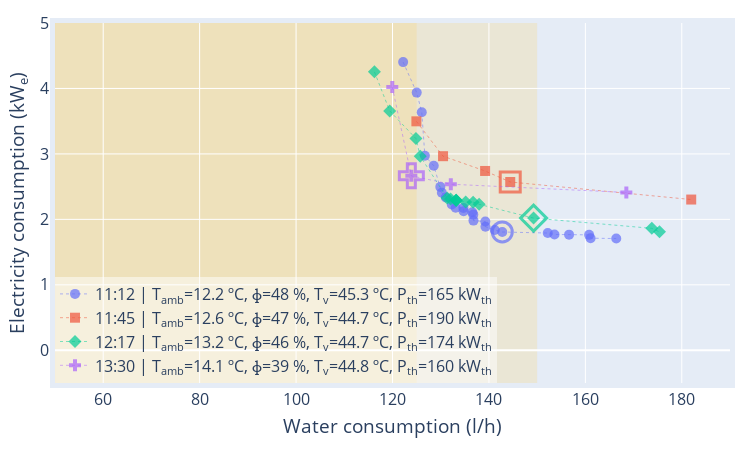

Write notebook code for a chart like this one.
### Markdown cell above
## Frente de pareto
Frentes de pareto acumulados hasta ahora para los distintos casos de estudio, punto seleccionado se muestra resaltado

### Code cell
%autoreload 2

from solhycool_visualizations.pareto import pareto_plot

fig = pareto_plot(opt_results, Cws_max=(125, 150), xlim=(50, 190), ylim=(-0.5, 5), full_legend=True)

fig.show(config=generate_plotly_config(fig))

### Figure 1 — Plotly figure (JSON) as saved in the notebook; plotly's stock layout.template omitted (floating-point values rounded to 4 significant figures)
{"data": [{"customdata": [[22.41, 11.79, 8.977, 34.23, 32.12], [21.58, 14.66, 11.45, 35.62, 31.98], [20.64, 12.15, 10.53, 35.2, 32.27], [18.48, 9.993, 8.826, 34.74, 31.9], [18.05, 10.07, 9.223, 35.1, 31.97], [18.21, 10.53, 9.549, 35.38, 31.97], [17.93, 10.22, 9.32, 35.38, 31.99], [17.67, 10.27, 9.321, 35.59, 32.01], [17.33, 9.828, 8.861, 35.54, 31.92], [17.17, 9.592, 8.724, 35.54, 31.92], [17.11, 9.87, 8.835, 35.78, 31.81], [16.92, 9.979, 9.117, 35.98, 31.93], [16.84, 10.06, 9.274, 36.15, 31.89], [16.74, 9.507, 8.401, 35.96, 31.85], [16.46, 8.847, 8.03, 35.68, 31.84], [16.41, 8.417, 7.555, 35.66, 31.85], [16.12, 8.201, 7.295, 35.66, 31.84], [15.91, 7.979, 7.232, 35.79, 31.87], [15.75, 8.15, 7.749, 36.06, 31.86], [15.5, 8.512, 7.815, 37.55, 32.26], [15.46, 7.759, 7.049, 37.15, 32.04], [15.43, 7.384, 7.112, 37.4, 32.47], [15.41, 6.823, 6.428, 37.46, 32.36], [15.18, 6.949, 6.689, 37.54, 32.16], [15.12, 6.556, 6.537, 37.88, 32.18]], "hovertemplate": "\n<b>Decision variables</b><br>\n    - q<sub>c</sub>: %{customdata[0]:.2f} m³/h<br>\n    - q<sub>dc</sub>: %{customdata[1]:.2f} m³/h<br>\n    - q<sub>vm</sub>: %{customdata[2]:.1f} m³/h<br>\n    - T<sub>dc,out</sub>: %{customdata[3]:.1f} ºC<br>\n    - T<sub>wct,out</sub>: %{customdata[4]:.1f} ºC<br>\nC<sub>e</sub>: %{y:.2f} kW<sub>e</sub>, C<sub>w</sub>: %{x:.2f} l/h<extra></extra>\n", "line": {"color": "#636EFA", "dash": "dot", "width": 0.5}, "marker": {"color": "#636EFA", "opacity": 0.7, "size": 10, "symbol": "circle"}, "mode": "lines+markers", "name": "11:12 | T<sub>amb</sub>=12.2 ºC, ɸ=48 %, T<sub>v</sub>=45.3 ºC, P<sub>th</sub>=165 kW<sub>th</sub>", "x": [122.2, 125.0, 126.1, 126.7, 128.6, 129.9, 130.2, 131.1, 132.3, 133.1, 134.7, 134.8, 136.6, 136.8, 136.8, 139.3, 139.3, 141.2, 142.8, 152.2, 153.6, 156.6, 160.8, 161.1, 166.4], "y": [4.403, 3.937, 3.637, 2.971, 2.819, 2.496, 2.405, 2.334, 2.227, 2.178, 2.174, 2.124, 2.109, 2.073, 1.981, 1.966, 1.888, 1.837, 1.807, 1.791, 1.769, 1.766, 1.763, 1.713, 1.707], "type": "scatter"}, {"marker": {"color": "#636EFA", "line": {"width": 3}, "opacity": 0.7, "size": 20, "symbol": 100}, "mode": "markers", "name": "11:12", "showlegend": false, "x": [142.8], "y": [1.807], "type": "scatter"}, {"customdata": [[19.6, 11.83, 9.118, 34.02, 31.44], [17.26, 9.435, 8.875, 34.03, 31.88], [17.47, 11.57, 10.21, 36.0, 31.83], [18.36, 11.36, 9.761, 35.68, 31.61], [17.33, 7.673, 5.62, 37.4, 31.55]], "hovertemplate": "\n<b>Decision variables</b><br>\n    - q<sub>c</sub>: %{customdata[0]:.2f} m³/h<br>\n    - q<sub>dc</sub>: %{customdata[1]:.2f} m³/h<br>\n    - q<sub>vm</sub>: %{customdata[2]:.1f} m³/h<br>\n    - T<sub>dc,out</sub>: %{customdata[3]:.1f} ºC<br>\n    - T<sub>wct,out</sub>: %{customdata[4]:.1f} ºC<br>\nC<sub>e</sub>: %{y:.2f} kW<sub>e</sub>, C<sub>w</sub>: %{x:.2f} l/h<extra></extra>\n", "line": {"color": "#EF553B", "dash": "dot", "width": 0.5}, "marker": {"color": "#EF553B", "opacity": 0.7, "size": 10, "symbol": "square"}, "mode": "lines+markers", "name": "11:45 | T<sub>amb</sub>=12.6 ºC, ɸ=47 %, T<sub>v</sub>=44.7 ºC, P<sub>th</sub>=190 kW<sub>th</sub>", "x": [125.0, 130.5, 139.2, 144.4, 182.0], "y": [3.498, 2.965, 2.74, 2.571, 2.303], "type": "scatter"}, {"marker": {"color": "#EF553B", "line": {"width": 3}, "opacity": 0.7, "size": 20, "symbol": 101}, "mode": "markers", "name": "11:45", "showlegend": false, "x": [144.4], "y": [2.571], "type": "scatter"}, {"customdata": [[22.58, 20.17, 18.62, 35.83, 32.2], [20.9, 17.54, 15.22, 35.71, 31.67], [19.29, 12.09, 11.57, 34.87, 31.93], [17.4, 8.543, 8.369, 33.48, 31.77], [17.61, 11.66, 10.28, 35.85, 31.83], [17.54, 11.62, 10.25, 35.91, 31.83], [17.47, 11.57, 10.21, 36.0, 31.83], [17.47, 11.57, 10.21, 36.0, 31.83], [17.47, 11.57, 10.21, 36.0, 31.83], [17.42, 10.9, 10.1, 35.73, 31.79], [17.35, 11.42, 10.07, 36.29, 31.91], [17.29, 10.37, 9.147, 35.91, 31.95], [16.37, 10.62, 9.502, 37.46, 32.18], [15.77, 6.623, 6.113, 37.58, 31.91], [15.46, 7.307, 6.733, 38.33, 31.93]], "hovertemplate": "\n<b>Decision variables</b><br>\n    - q<sub>c</sub>: %{customdata[0]:.2f} m³/h<br>\n    - q<sub>dc</sub>: %{customdata[1]:.2f} m³/h<br>\n    - q<sub>vm</sub>: %{customdata[2]:.1f} m³/h<br>\n    - T<sub>dc,out</sub>: %{customdata[3]:.1f} ºC<br>\n    - T<sub>wct,out</sub>: %{customdata[4]:.1f} ºC<br>\nC<sub>e</sub>: %{y:.2f} kW<sub>e</sub>, C<sub>w</sub>: %{x:.2f} l/h<extra></extra>\n", "line": {"color": "#00CC96", "dash": "dot", "width": 0.5}, "marker": {"color": "#00CC96", "opacity": 0.7, "size": 10, "symbol": "diamond"}, "mode": "lines+markers", "name": "12:17 | T<sub>amb</sub>=13.2 ºC, ɸ=46 %, T<sub>v</sub>=44.7 ºC, P<sub>th</sub>=174 kW<sub>th</sub>", "x": [116.2, 119.4, 124.9, 125.8, 131.3, 132.0, 133.2, 133.2, 133.2, 135.2, 136.7, 138.0, 149.3, 173.8, 175.4], "y": [4.254, 3.657, 3.234, 2.965, 2.327, 2.309, 2.291, 2.291, 2.291, 2.265, 2.263, 2.23, 2.019, 1.863, 1.809], "type": "scatter"}, {"marker": {"color": "#00CC96", "line": {"width": 3}, "opacity": 0.7, "size": 20, "symbol": 102}, "mode": "markers", "name": "12:17", "showlegend": false, "x": [149.3], "y": [2.019], "type": "scatter"}, {"customdata": [[21.61, 19.26, 17.58, 35.79, 31.98], [18.64, 15.28, 14.36, 35.76, 31.75], [18.34, 12.55, 9.863, 35.25, 31.46], [17.62, 12.52, 11.01, 37.92, 31.76]], "hovertemplate": "\n<b>Decision variables</b><br>\n    - q<sub>c</sub>: %{customdata[0]:.2f} m³/h<br>\n    - q<sub>dc</sub>: %{customdata[1]:.2f} m³/h<br>\n    - q<sub>vm</sub>: %{customdata[2]:.1f} m³/h<br>\n    - T<sub>dc,out</sub>: %{customdata[3]:.1f} ºC<br>\n    - T<sub>wct,out</sub>: %{customdata[4]:.1f} ºC<br>\nC<sub>e</sub>: %{y:.2f} kW<sub>e</sub>, C<sub>w</sub>: %{x:.2f} l/h<extra></extra>\n", "line": {"color": "#AB63FA", "dash": "dot", "width": 0.5}, "marker": {"color": "#AB63FA", "opacity": 0.7, "size": 10, "symbol": "cross"}, "mode": "lines+markers", "name": "13:30 | T<sub>amb</sub>=14.1 ºC, ɸ=39 %, T<sub>v</sub>=44.8 ºC, P<sub>th</sub>=160 kW<sub>th</sub>", "x": [120.0, 123.9, 132.1, 168.5], "y": [4.022, 2.665, 2.537, 2.411], "type": "scatter"}, {"marker": {"color": "#AB63FA", "line": {"width": 3}, "opacity": 0.7, "size": 20, "symbol": 103}, "mode": "markers", "name": "13:30", "showlegend": false, "x": [123.9], "y": [2.665], "type": "scatter"}], "layout": {"shapes": [{"fillcolor": "#FECB52", "layer": "below", "line": {"width": 0}, "opacity": 0.2, "type": "rect", "x0": -5, "x1": 125, "xref": "x", "y0": 0, "y1": 1, "yref": "paper"}, {"fillcolor": "#FECB52", "layer": "below", "line": {"width": 0}, "opacity": 0.2, "type": "rect", "x0": -5, "x1": 150, "xref": "x", "y0": 0, "y1": 1, "yref": "paper"}], "xaxis": {"title": {"text": "Water consumption (l/h)"}, "range": [50, 190], "showspikes": true}, "yaxis": {"title": {"text": "Electricity consumption (kW<sub>e</sub>)"}, "range": [-0.5, 5], "showspikes": true}, "font": {"size": 16}, "newshape": {"line": {"color": "#00CC96"}, "fillcolor": "#00CC96", "opacity": 0.5, "layer": "below"}, "legend": {"yanchor": "bottom", "xanchor": "left", "x": 0, "y": 0, "bgcolor": "rgba(255,255,255,0.5)"}, "margin": {"l": 20, "r": 20, "t": 20, "b": 20, "pad": 5}, "width": 750, "height": 450}}
